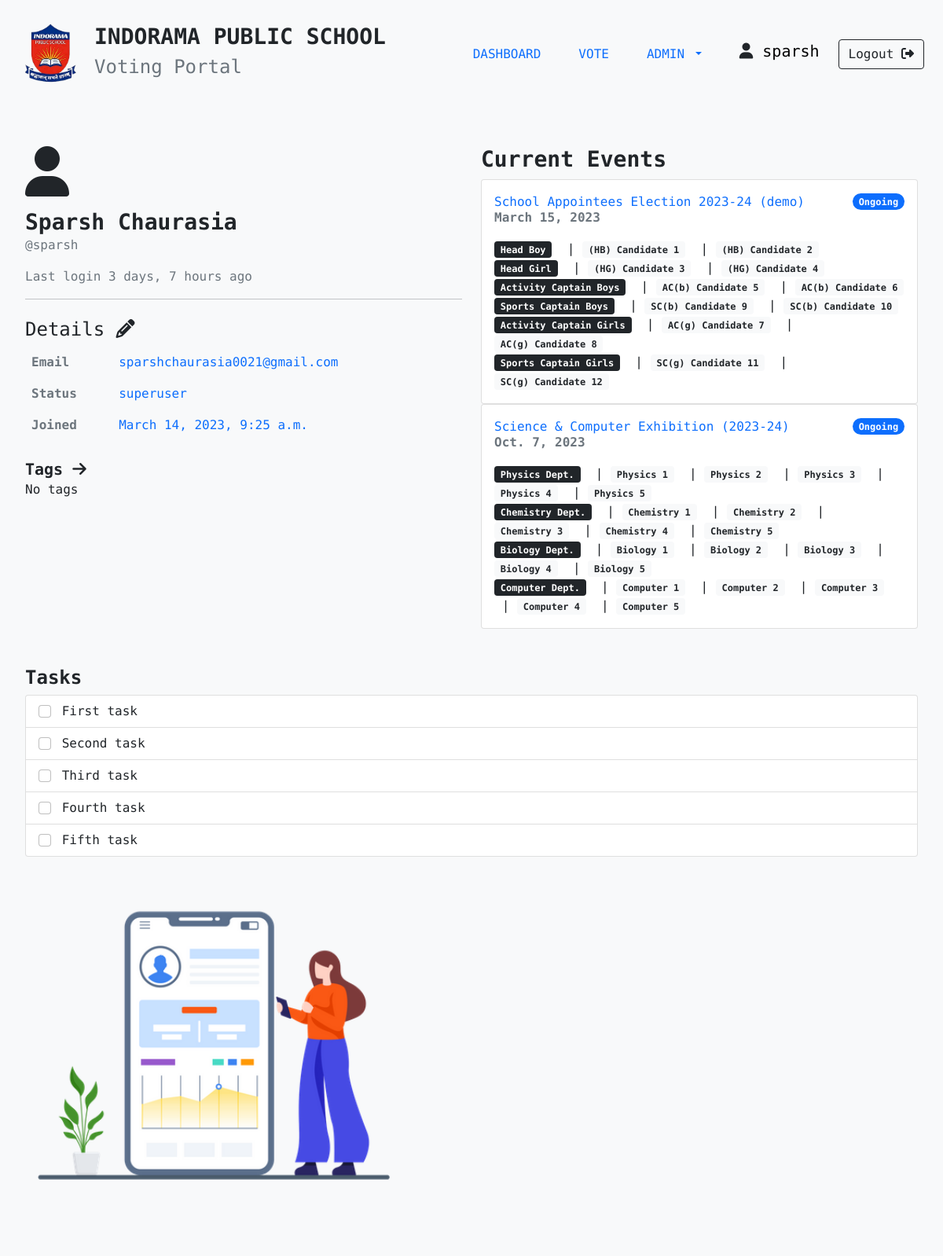
Page /dashboard/ (signed in) on the earlier database version.
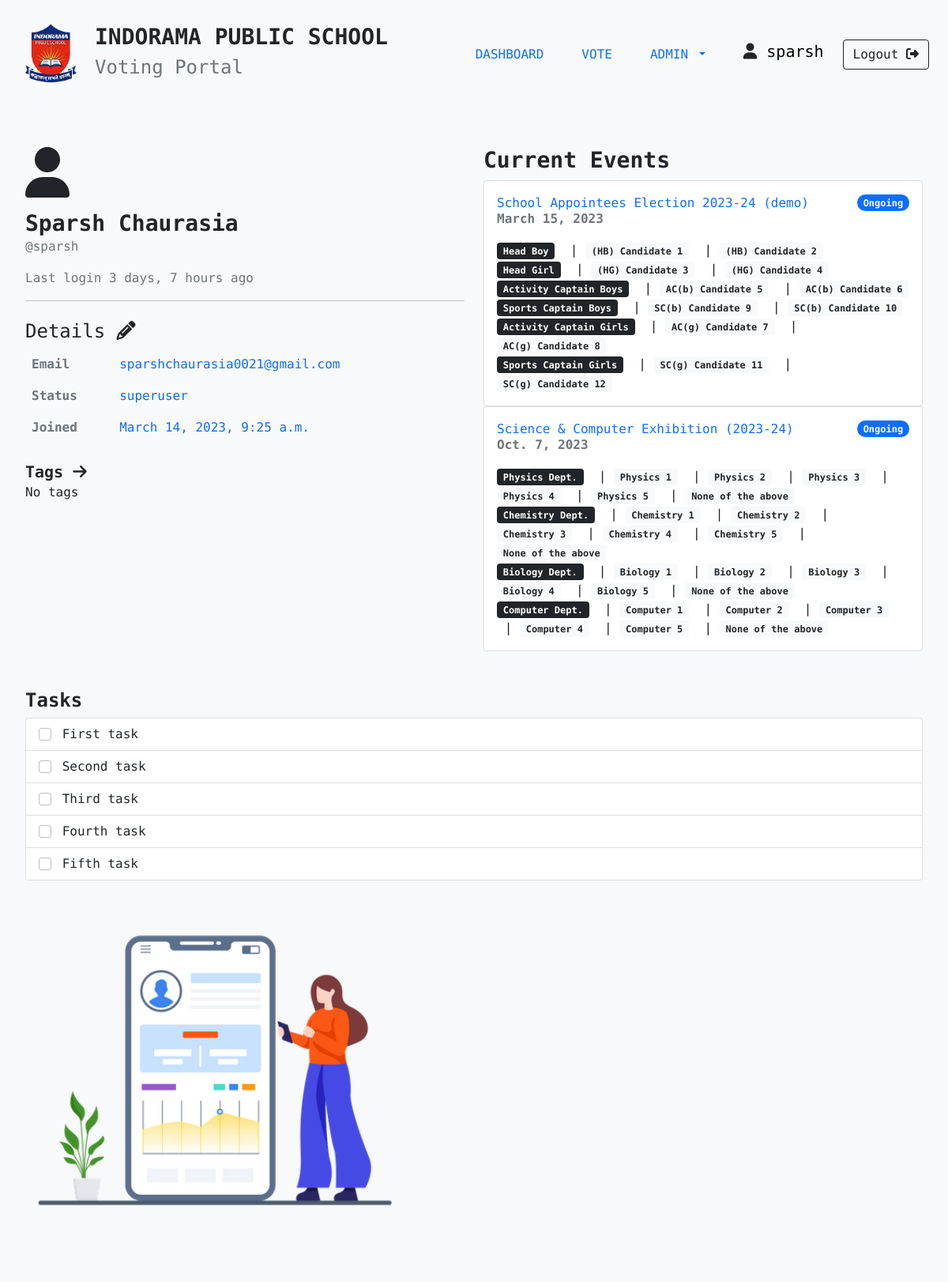
Same page on the later database version.
### apps/vote/models.py (models this page shows, shortened)
class Event(models.Model):
    EventID = models.AutoField(primary_key=True)
    Date = models.DateField()
    EventName = models.TextField()

class Category(models.Model):
    Event = models.ForeignKey(Event, on_delete=models.CASCADE, null=True)
    CategoryName = models.TextField()
    def __str__(self):
        return self.CategoryName

class Option(models.Model):
    OptionID = models.AutoField(primary_key=True)
    OptionEvent = models.ForeignKey(Event, on_delete=models.CASCADE)
    OpitonCategory = models.ForeignKey(Category, on_delete=models.CASCADE)
    OptionName = models.TextField()
    Votes = models.IntegerField(default=0)

### apps/home/views.py (the view)
# urls.py: path("dashboard/", home_views.dashboard),
@login_required(login_url="/login")
def dashboard(request):
    params = {}
    events = Event.objects.all()
    for event in events:
        params[event] = {}
        categorys = Category.objects.filter(Event=event)
        for category in categorys:
            options = Option.objects.filter(OpitonCategory=category)
            params[event].update({category: options})
    return render(request, "dashboard.html", {"params":params})

### templates/dashboard.html (shortened to what this page needs)
{% extends 'bases/base.html' %}
{% load humanize %}
{% load static %}
{% block stylesheets %}
<link rel="stylesheet" href="{% static 'css/dashboard.css' %}">
{% endblock stylesheets %}
{% block content %}
<div class="page">
    <div class="conatainer">
        <div class="row">
            <div class="col pb-5">
                <div>
                    <i class="fa-solid fa-user fa-4x"></i>
                    <p class="mt-3 h3 fw-bold mb-0">{{request.user.get_full_name}}</p>
                    <p class="text-muted">@{{ user }}</p>
                    <p class="text-muted">Last login {{ user.last_login|naturaltime }}</p>
                </div>
                <hr>
                <div class="mt-4">
                    <p class="h4">Details <i class="fa-solid fa-pencil"></i></p>
                    <table class="table table-borderless">
                        <tbody>
                            <tr>
                                <th class="text-muted">Email</th>
                                <td class="text-primary">{{ user.email }}</td>
                            </tr>
                            <tr>
                                <th class="text-muted">Status</th>
                                <td class="text-primary">
                                    {% if user.is_superuser %}
                                        <span>superuser</span>
                                    {% elif user.is_admin %}
                                        <span>admin</span>
                                    {% else %}
                                        <span>user</span>
                                    {% endif %}
                                </td>
                            </tr>
                            <tr>
                                <th class="text-muted">Joined</th>
                                <td class="text-primary">{{ user.date_joined }}</td>
                            </tr>
                        </tbody>
                    </table>
                </div>
                <div class="mt-4">
                    <span class="fw-bold h5">Tags <i class="fa-solid fa-arrow-right"></i></span>
                    <p>
                        {% if user.groups.all  %}
                        {% for g in user.groups.all %}
                        <span>{{ g }}</span>
                        {% endfor %}
                        {% else %}
                        <span>No tags</span>
                        {% endif %}
                    </p>
                </div>
            </div>
            <div class="col-lg-6 pb-5">
                <div>
                    <p class="h3 fw-bold">Current Events</p>
                        <div>
                        {% for event, values in params.items %}
                            <div class="card">
                            <div class="card-body">
                                <a href="/vote/{{ event.EventName }}" class="card-title text-decoration-none" aria-current="true">
                                <div class="d-flex justify-content-between align-items-center">
                                    <span>{{ event.EventName }}</span>
                                    <span class="badge bg-primary rounded-pill">Ongoing</span>
                                </div>
                                <p class="card-subtitle fw-bold text-muted">{{ event.Date }}</p>
                                </a>
                                <div class="mt-3">
                                {% for category, options in values.items %}
                                    <span class="badge bg-dark">{{ category }}</span>
                                    {% for option in options %}
                                        &nbsp|&nbsp<span class="badge bg-light text-dark">{{ option.OptionName }}</span>
                                    {% endfor %}
                                    <br>
                                {% endfor %}
                                </div>
                            </div>
                            </div>
                        {% endfor %}
                    </div>
                </div>
            </div>
            <div class="col pb-5">
                <div>
                    <p class="h4 fw-bold">Tasks</p>
                    <div class="list-group">
                        <label class="list-group-item">
                            <input class="form-check-input me-1" type="checkbox" value="">
                            First task
                        </label>
                        <label class="list-group-item">
                            <input class="form-check-input me-1" type="checkbox" value="">
                            Second task
                        </label>
                        <label class="list-group-item">
                            <input class="form-check-input me-1" type="checkbox" value="">
                            Third task
                        </label>
                        <label class="list-group-item">
                            <input class="form-check-input me-1" type="checkbox" value="">
                            Fourth task
                        </label>
                        <label class="list-group-item">
                            <input class="form-check-input me-1" type="checkbox" value="">
                            Fifth task
                        </label>
                    </div>
                </div>
                <img class="dashboard__image" src="{% static 'images/pro1.png' %}" alt="placeholder image">
            </div>
        </div>
</div>
{% endblock content %}

### templates/bases/base.html (shortened to what this page needs)
{% load static %}
<!DOCTYPE html>
<html lang="en">
<head>
    <link rel="stylesheet" href="https://cdnjs.cloudflare.com/ajax/libs/font-awesome/6.2.1/css/all.min.css" />
    <link rel="stylesheet" href="{% static 'css/global.css' %}">
    <link href="https://cdn.jsdelivr.net/npm/bootstrap@5.0.2/dist/css/bootstrap.min.css" rel="stylesheet">
    {% block stylesheets %}{% endblock stylesheets %}
</head>
<header>
    {% include 'includes/navbar.html' %}
</header>
<body style="font-family: 'Roboto Mono', monospace; background-color:#F8F9FA;">
    {% block content %}{% endblock content %}
</body>
</html>

### templates/includes/navbar.html (shortened to what this page needs)
{% load static %}
<nav class="navbar navbar-expand-lg bg-light">
  <div class="container-fluid px-4 py-3">
    <div class="navbar-brand d-flex align-items-center">
      <a href="/"><img src="{% static 'images/logo(1).png' %}" alt="logo" srcset="" style="height: 5rem;"></a>
      <div class="mx-3">
        <h3 class="fw-bold">INDORAMA PUBLIC SCHOOL</h3>
        <h4 class="text-muted">Voting Portal</h4>
      </div>
    </div>
    {% if user.is_authenticated %}
    <div class="collapse navbar-collapse" id="navbarSupportedContent">
      <ul class="navbar-nav ms-auto mb-2 mb-lg-0">
        <li class="nav-item mx-3">
          <a class="nav-link" href="/dashboard">DASHBOARD</a>
        </li>
        <li class="nav-item mx-3">
          <a class="nav-link {% if request.user.is_staff and not request.user.is_superuser %}disabled{% endif %}" href="/vote/">VOTE</a>
        </li>
        <li class="nav-item dropdown mx-3">
          <a class="nav-link dropdown-toggle" href="#" id="navbarDropdown" role="button" data-bs-toggle="dropdown" aria-expanded="false">
            ADMIN
          </a>
        </li>
      </ul>
      <div class="user-name d-flex mx-4 my-4">
        <h5><i class="fa-solid fa-user"></i> <a href="/dashboard", style="text-decoration: none; color: black;">{{ user }}</a></h5>
      </div>
      </div>
        <a href="{% url 'logout' %}" class="btn btn-outline-dark">Logout <i class="fa-solid fa-right-from-bracket"></i></a>
      </div>
    {% else %}
      <a href="/login" class="btn btn-outline-dark">Login <i class="fa-solid fa-right-from-bracket"></i></a>
    {% endif %}
</nav>

### static/css/global.css (style rules this page uses)
.page { padding: 3rem 2rem; }

### static/css/dashboard.css (style rules this page uses)
.dashboard__image { width: 30rem; height: auto; }

Differences in the rows shown:
added Option: OptionName "None of the above", shown under Category "Physics Dept."
added Option: OptionName "None of the above", shown under Category "Chemistry Dept."
added Option: OptionName "None of the above", shown under Category "Biology Dept."
added Option: OptionName "None of the above", shown under Category "Computer Dept."
